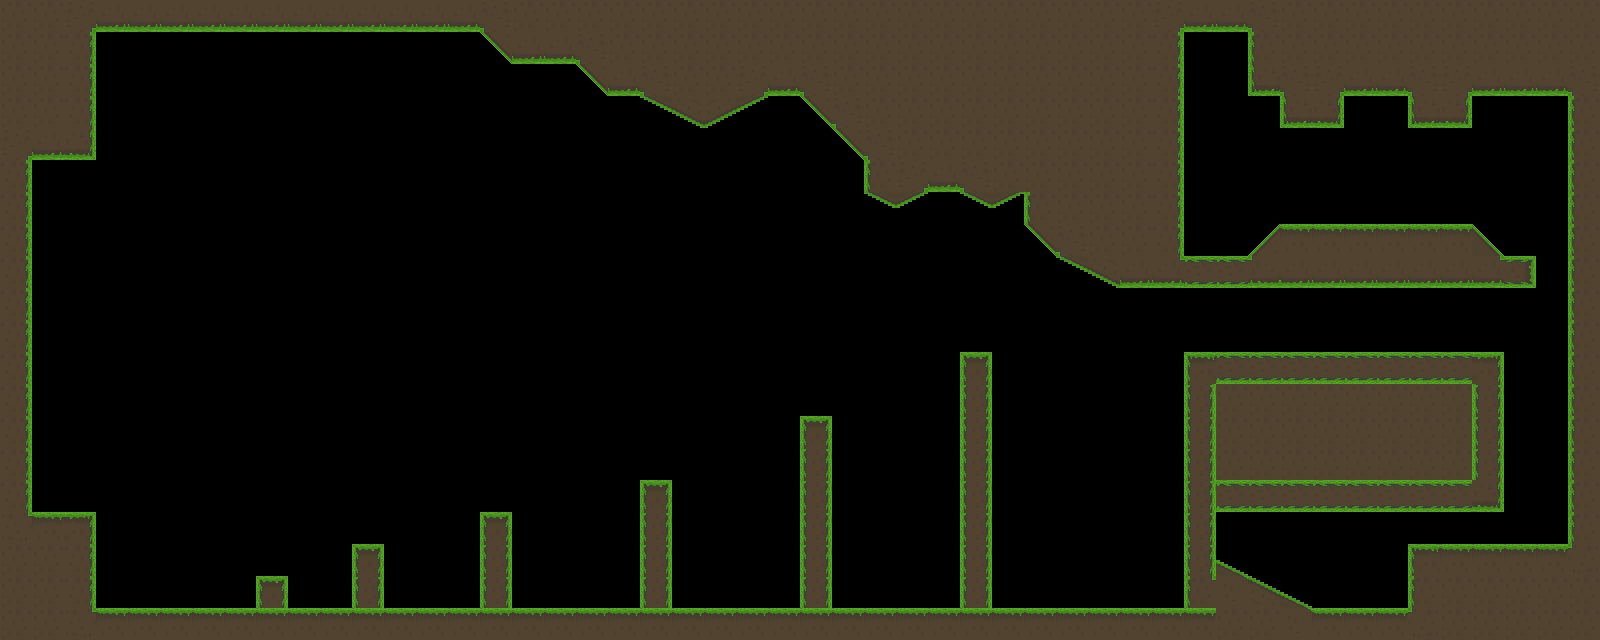

A 2D game scene composited from a Tiled map and its tileset images. What follows is a short description and the map's XML, with each tile layer's data collapsed to a summary:
An orthogonal 50x20 tile map with 32x32 px tiles, 1 tile layer (Tile Layer 1).

<map version="1.0" orientation="orthogonal" width="50" height="20" tilewidth="32" tileheight="32">
 <tileset firstgid="1" name="tiletemplate" tilewidth="32" tileheight="32">
  <image source="tiletemplate.png" width="544" height="160" />
  <tile id="71">
   <properties>
    <property name="hot" value="2" />
   </properties>
  </tile>
 </tileset>
 <layer name="Tile Layer 1" width="50" height="20">
  <data>[1000 cells, 380 non-empty, 30 distinct tile ids]</data>
 </layer>
 <objectgroup name="Object Layer 1" />
</map>
